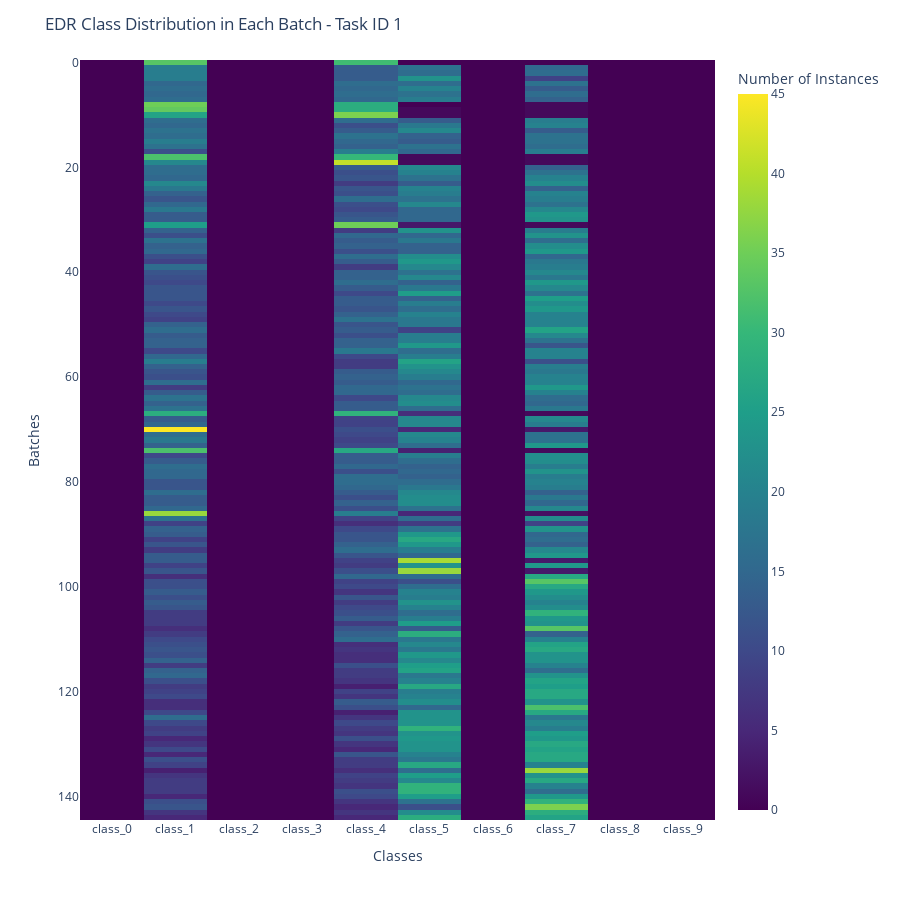

Notebook source saved alongside this figure:
### Markdown cell above
<!-- ### results_plot_mnist_['EDR', 'ER']_False_[]_32_5_0_32_150_2/train_batches_y_ExperienceDelayReplay.log -->
#### Task 1
#### Classes 5, 7

### Code cell
import numpy as np
import plotly.express as px

task_id = 1

df = pd.read_csv("../_0.4_batch_size_32_buffer_size_128_num_tasks_5_hidden_size_64_eval_window_size_128_continual_evaluations_5_delay_label_100_start_delay_size_0_number_delayed_batches_1/train_batches_y_ExperienceDelayReplay.log", 
                 names=["task_id", "class_0", "class_1", "class_2", "class_3", "class_4", "class_5", "class_6", 
                            "class_7", "class_8", "class_9"])


df_plot = df.loc[df.task_id == task_id].reset_index(drop=True).copy()
# df_plot = pd.concat([df_plot[:10], df_plot[80:90], df_plot[115:125]], ignore_index=True)
df_plot.drop(columns=["task_id"], inplace=True)

# Criação do heatmap interativo (classe no eixo Y, batch no eixo X)
fig = px.imshow(
    df_plot,
    labels=dict(x="Classes", y="Batches", color="Number of Instances"),
    # x=[f"Batch {i}" for i in range(1, num_batches+1)],
    # y=[f"Classe {i}" for i in range(num_classes)],
    aspect="auto",
    color_continuous_scale="Viridis",
    origin="upper",  # garante que Classe 0 fique em cima
    # text_auto=True
)

fig.update_layout(
    title="EDR Class Distribution in Each Batch - Task ID {}".format(task_id),
    xaxis_title="Classes",
    yaxis_title="Batches",
    height=900,
)

fig.show()

### Figure 1 — Plotly figure (JSON) as saved in the notebook; plotly's stock layout.template omitted (floating-point values rounded to 4 significant figures; data arrays with more than 128 entries replaced by an {"elided": "..."} marker saying what was removed)
{"data": [{"coloraxis": "coloraxis", "hovertemplate": "Classes: %{x}<br>Batches: %{y}<br>Number of Instances: %{z}<extra></extra>", "name": "0", "type": "heatmap", "x": ["class_0", "class_1", "class_2", "class_3", "class_4", "class_5", "class_6", "class_7", "class_8", "class_9"], "xaxis": "x", "y": {"elided": "145 int values"}, "yaxis": "y", "z": {"elided": "145x10 int values"}}], "layout": {"coloraxis": {"colorbar": {"title": {"text": "Number of Instances"}}, "colorscale": [[0, "#440154"], [0.1111, "#482878"], [0.2222, "#3e4989"], [0.3333, "#31688e"], [0.4444, "#26828e"], [0.5556, "#1f9e89"], [0.6667, "#35b779"], [0.7778, "#6ece58"], [0.8889, "#b5de2b"], [1, "#fde725"]]}, "height": 900, "margin": {"t": 60}, "title": {"text": "EDR Class Distribution in Each Batch - Task ID 1"}, "xaxis": {"anchor": "y", "domain": [0, 1], "title": {"text": "Classes"}}, "yaxis": {"anchor": "x", "autorange": "reversed", "domain": [0, 1], "title": {"text": "Batches"}}}}
